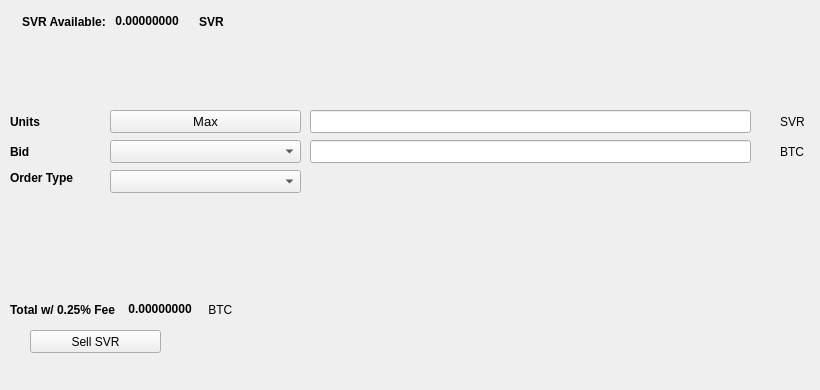
   <widget class="QWidget" name="SellTab">
    <attribute name="title">
     <string>Sell</string>
    </attribute>
    <widget class="QLabel" name="label_16">
     <property name="geometry">
      <rect>
       <x>780</x>
       <y>140</y>
       <width>31</width>
       <height>23</height>
      </rect>
     </property>
     <property name="text">
      <string>BTC</string>
     </property>
    </widget>
    <widget class="QComboBox" name="SellBidcomboBox">
     <property name="geometry">
      <rect>
       <x>110</x>
       <y>140</y>
       <width>191</width>
       <height>23</height>
      </rect>
     </property>
     <property name="font">
      <font>
       <pointsize>10</pointsize>
      </font>
     </property>
    </widget>
    <widget class="QLabel" name="label_18">
     <property name="geometry">
      <rect>
       <x>10</x>
       <y>110</y>
       <width>46</width>
       <height>23</height>
      </rect>
     </property>
     <property name="font">
      <font>
       <weight>75</weight>
       <bold>true</bold>
      </font>
     </property>
     <property name="text">
      <string>Units</string>
     </property>
    </widget>
    <widget class="QPushButton" name="Sell_Max_Amount">
     <property name="geometry">
      <rect>
       <x>110</x>
       <y>110</y>
       <width>191</width>
       <height>23</height>
      </rect>
     </property>
     <property name="font">
      <font>
       <pointsize>10</pointsize>
      </font>
     </property>
     <property name="text">
      <string>Max</string>
     </property>
    </widget>
    <widget class="QLabel" name="label_20">
     <property name="geometry">
      <rect>
       <x>10</x>
       <y>170</y>
       <width>91</width>
       <height>16</height>
      </rect>
     </property>
     <property name="font">
      <font>
       <weight>75</weight>
       <bold>true</bold>
      </font>
     </property>
     <property name="text">
      <string>Order Type</string>
     </property>
    </widget>
    <widget class="QComboBox" name="SellOrdertypeCombo">
     <property name="geometry">
      <rect>
       <x>110</x>
       <y>170</y>
       <width>191</width>
       <height>23</height>
      </rect>
     </property>
     <property name="font">
      <font>
       <pointsize>10</pointsize>
      </font>
     </property>
    </widget>
    <widget class="QLabel" name="label_21">
     <property name="geometry">
      <rect>
       <x>10</x>
       <y>140</y>
       <width>46</width>
       <height>23</height>
      </rect>
     </property>
     <property name="font">
      <font>
       <weight>75</weight>
       <bold>true</bold>
      </font>
     </property>
     <property name="text">
      <string>Bid</string>
     </property>
    </widget>
    <widget class="QLabel" name="label_22">
     <property name="geometry">
      <rect>
       <x>780</x>
       <y>110</y>
       <width>31</width>
       <height>23</height>
      </rect>
     </property>
     <property name="text">
      <string>SVR</string>
     </property>
    </widget>
    <widget class="QLineEdit" name="UnitsInputSVR">
     <property name="geometry">
      <rect>
       <x>310</x>
       <y>110</y>
       <width>441</width>
       <height>23</height>
      </rect>
     </property>
     <property name="font">
      <font>
       <pointsize>9</pointsize>
       <weight>75</weight>
       <bold>true</bold>
      </font>
     </property>
    </widget>
    <widget class="QLineEdit" name="SellBidPriceEdit">
     <property name="geometry">
      <rect>
       <x>310</x>
       <y>140</y>
       <width>441</width>
       <height>23</height>
      </rect>
     </property>
     <property name="font">
      <font>
       <pointsize>9</pointsize>
       <weight>75</weight>
       <bold>true</bold>
      </font>
     </property>
    </widget>
    <widget class="QPushButton" name="SellSVRBTN">
     <property name="geometry">
      <rect>
       <x>30</x>
       <y>330</y>
       <width>131</width>
       <height>23</height>
      </rect>
     </property>
     <property name="text">
      <string>Sell SVR</string>
     </property>
     <property name="icon">
      <iconset resource="../sovranocoin">
       <normaloff>:/icons/bitcoin</normaloff>:/icons/bitcoin</iconset>
     </property>
    </widget>
    <widget class="QWidget" name="layoutWidget3">
     <property name="geometry">
      <rect>
       <x>22</x>
       <y>12</y>
       <width>258</width>
       <height>19</height>
      </rect>
     </property>
     <layout class="QHBoxLayout" name="horizontalLayout">
      <item>
       <widget class="QLabel" name="label232_2">
        <property name="font">
         <font>
          <weight>75</weight>
          <bold>true</bold>
         </font>
        </property>
        <property name="text">
         <string>SVR Available:</string>
        </property>
       </widget>
      </item>
      <item>
       <widget class="QLabel" name="SVRAvailableLabel">
        <property name="palette">
         <palette>
          <active>
           <colorrole role="WindowText">
            <brush brushstyle="SolidPattern">
             <color alpha="255">
              <red>0</red>
              <green>0</green>
              <blue>0</blue>
             </color>
            </brush>
           </colorrole>
           <colorrole role="Button">
            <brush brushstyle="SolidPattern">
             <color alpha="255">
              <red>0</red>
              <green>170</green>
              <blue>0</blue>
             </color>
            </brush>
           </colorrole>
           <colorrole role="Light">
            <brush brushstyle="SolidPattern">
             <color alpha="255">
              <red>0</red>
              <green>255</green>
              <blue>0</blue>
             </color>
            </brush>
           </colorrole>
           <colorrole role="Midlight">
            <brush brushstyle="SolidPattern">
             <color alpha="255">
              <red>0</red>
              <green>212</green>
              <blue>0</blue>
             </color>
            </brush>
           </colorrole>
           <colorrole role="Dark">
            <brush brushstyle="SolidPattern">
             <color alpha="255">
              <red>0</red>
              <green>85</green>
              <blue>0</blue>
             </color>
            </brush>
           </colorrole>
           <colorrole role="Mid">
            <brush brushstyle="SolidPattern">
             <color alpha="255">
              <red>0</red>
              <green>113</green>
              <blue>0</blue>
             </color>
            </brush>
           </colorrole>
           <colorrole role="Text">
            <brush brushstyle="SolidPattern">
             <color alpha="255">
              <red>0</red>
              <green>170</green>
              <blue>0</blue>
             </color>
            </brush>
           </colorrole>
           <colorrole role="BrightText">
            <brush brushstyle="SolidPattern">
             <color alpha="255">
              <red>255</red>
              <green>255</green>
              <blue>255</blue>
             </color>
            </brush>
           </colorrole>
           <colorrole role="ButtonText">
            <brush brushstyle="SolidPattern">
             <color alpha="255">
              <red>0</red>
              <green>0</green>
              <blue>0</blue>
             </color>
            </brush>
           </colorrole>
           <colorrole role="Base">
            <brush brushstyle="SolidPattern">
             <color alpha="255">
              <red>255</red>
              <green>255</green>
              <blue>255</blue>
             </color>
            </brush>
           </colorrole>
           <colorrole role="Window">
            <brush brushstyle="SolidPattern">
             <color alpha="255">
              <red>0</red>
              <green>170</green>
              <blue>0</blue>
             </color>
            </brush>
           </colorrole>
           <colorrole role="Shadow">
            <brush brushstyle="SolidPattern">
             <color alpha="255">
              <red>0</red>
              <green>0</green>
              <blue>0</blue>
             </color>
            </brush>
           </colorrole>
           <colorrole role="AlternateBase">
            <brush brushstyle="SolidPattern">
             <color alpha="255">
              <red>127</red>
              <green>212</green>
              <blue>127</blue>
             </color>
            </brush>
           </colorrole>
           <colorrole role="ToolTipBase">
            <brush brushstyle="SolidPattern">
             <color alpha="255">
              <red>255</red>
              <green>255</green>
              <blue>220</blue>
             </color>
            </brush>
           </colorrole>
           <colorrole role="ToolTipText">
            <brush brushstyle="SolidPattern">
             <color alpha="255">
              <red>0</red>
              <green>0</green>
              <blue>0</blue>
             </color>
            </brush>
           </colorrole>
          </active>
          <inactive>
           <colorrole role="WindowText">
            <brush brushstyle="SolidPattern">
             <color alpha="255">
              <red>0</red>
              <green>0</green>
              <blue>0</blue>
             </color>
            </brush>
           </colorrole>
           <colorrole role="Button">
            <brush brushstyle="SolidPattern">
             <color alpha="255">
              <red>0</red>
              <green>170</green>
              <blue>0</blue>
             </color>
            </brush>
           </colorrole>
           <colorrole role="Light">
            <brush brushstyle="SolidPattern">
             <color alpha="255">
              <red>0</red>
              <green>255</green>
              <blue>0</blue>
             </color>
            </brush>
           </colorrole>
           <colorrole role="Midlight">
            <brush brushstyle="SolidPattern">
             <color alpha="255">
              <red>0</red>
              <green>212</green>
              <blue>0</blue>
             </color>
            </brush>
           </colorrole>
           <colorrole role="Dark">
            <brush brushstyle="SolidPattern">
             <color alpha="255">
              <red>0</red>
              <green>85</green>
              <blue>0</blue>
             </color>
            </brush>
           </colorrole>
           <colorrole role="Mid">
            <brush brushstyle="SolidPattern">
             <color alpha="255">
              <red>0</red>
              <green>113</green>
              <blue>0</blue>
             </color>
            </brush>
           </colorrole>
           <colorrole role="Text">
            <brush brushstyle="SolidPattern">
             <color alpha="255">
              <red>0</red>
              <green>170</green>
              <blue>0</blue>
             </color>
            </brush>
           </colorrole>
           <colorrole role="BrightText">
            <brush brushstyle="SolidPattern">
             <color alpha="255">
              <red>255</red>
              <green>255</green>
              <blue>255</blue>
             </color>
            </brush>
           </colorrole>
           <colorrole role="ButtonText">
            <brush brushstyle="SolidPattern">
             <color alpha="255">
              <red>0</red>
              <green>0</green>
              <blue>0</blue>
             </color>
            </brush>
           </colorrole>
           <colorrole role="Base">
            <brush brushstyle="SolidPattern">
             <color alpha="255">
              <red>255</red>
              <green>255</green>
              <blue>255</blue>
             </color>
            </brush>
           </colorrole>
           <colorrole role="Window">
            <brush brushstyle="SolidPattern">
             <color alpha="255">
              <red>0</red>
              <green>170</green>
              <blue>0</blue>
             </color>
            </brush>
           </colorrole>
           <colorrole role="Shadow">
            <brush brushstyle="SolidPattern">
             <color alpha="255">
              <red>0</red>
              <green>0</green>
              <blue>0</blue>
             </color>
            </brush>
           </colorrole>
           <colorrole role="AlternateBase">
            <brush brushstyle="SolidPattern">
             <color alpha="255">
              <red>127</red>
              <green>212</green>
              <blue>127</blue>
             </color>
            </brush>
           </colorrole>
           <colorrole role="ToolTipBase">
            <brush brushstyle="SolidPattern">
             <color alpha="255">
              <red>255</red>
              <green>255</green>
              <blue>220</blue>
             </color>
            </brush>
           </colorrole>
           <colorrole role="ToolTipText">
            <brush brushstyle="SolidPattern">
             <color alpha="255">
              <red>0</red>
              <green>0</green>
              <blue>0</blue>
             </color>
            </brush>
           </colorrole>
          </inactive>
          <disabled>
           <colorrole role="WindowText">
            <brush brushstyle="SolidPattern">
             <color alpha="255">
              <red>0</red>
              <green>85</green>
              <blue>0</blue>
             </color>
            </brush>
           </colorrole>
           <colorrole role="Button">
            <brush brushstyle="SolidPattern">
             <color alpha="255">
              <red>0</red>
              <green>170</green>
              <blue>0</blue>
             </color>
            </brush>
           </colorrole>
           <colorrole role="Light">
            <brush brushstyle="SolidPattern">
             <color alpha="255">
              <red>0</red>
              <green>255</green>
              <blue>0</blue>
             </color>
            </brush>
           </colorrole>
           <colorrole role="Midlight">
            <brush brushstyle="SolidPattern">
             <color alpha="255">
              <red>0</red>
              <green>212</green>
              <blue>0</blue>
             </color>
            </brush>
           </colorrole>
           <colorrole role="Dark">
            <brush brushstyle="SolidPattern">
             <color alpha="255">
              <red>0</red>
              <green>85</green>
              <blue>0</blue>
             </color>
            </brush>
           </colorrole>
           <colorrole role="Mid">
            <brush brushstyle="SolidPattern">
             <color alpha="255">
              <red>0</red>
              <green>113</green>
              <blue>0</blue>
             </color>
            </brush>
           </colorrole>
           <colorrole role="Text">
            <brush brushstyle="SolidPattern">
             <color alpha="255">
              <red>0</red>
              <green>85</green>
              <blue>0</blue>
             </color>
            </brush>
           </colorrole>
           <colorrole role="BrightText">
            <brush brushstyle="SolidPattern">
             <color alpha="255">
              <red>255</red>
              <green>255</green>
              <blue>255</blue>
             </color>
            </brush>
           </colorrole>
           <colorrole role="ButtonText">
            <brush brushstyle="SolidPattern">
             <color alpha="255">
              <red>0</red>
              <green>85</green>
              <blue>0</blue>
             </color>
            </brush>
           </colorrole>
           <colorrole role="Base">
            <brush brushstyle="SolidPattern">
             <color alpha="255">
              <red>0</red>
              <green>170</green>
              <blue>0</blue>
             </color>
            </brush>
           </colorrole>
           <colorrole role="Window">
            <brush brushstyle="SolidPattern">
             <color alpha="255">
              <red>0</red>
              <green>170</green>
              <blue>0</blue>
             </color>
            </brush>
           </colorrole>
           <colorrole role="Shadow">
            <brush brushstyle="SolidPattern">
             <color alpha="255">
              <red>0</red>
              <green>0</green>
              <blue>0</blue>
             </color>
            </brush>
           </colorrole>
           <colorrole role="AlternateBase">
            <brush brushstyle="SolidPattern">
             <color alpha="255">
              <red>0</red>
              <green>170</green>
              <blue>0</blue>
             </color>
            </brush>
           </colorrole>
           <colorrole role="ToolTipBase">
            <brush brushstyle="SolidPattern">
             <color alpha="255">
              <red>255</red>
              <green>255</green>
              <blue>220</blue>
             </color>
            </brush>
           </colorrole>
           <colorrole role="ToolTipText">
            <brush brushstyle="SolidPattern">
             <color alpha="255">
              <red>0</red>
              <green>0</green>
              <blue>0</blue>
             </color>
            </brush>
           </colorrole>
          </disabled>
         </palette>
        </property>
        <property name="font">
         <font>
          <weight>75</weight>
          <bold>true</bold>
         </font>
        </property>
        <property name="text">
         <string> 0.00000000 </string>
        </property>
        <property name="textInteractionFlags">
         <set>Qt::LinksAccessibleByMouse|Qt::TextSelectableByKeyboard|Qt::TextSelectableByMouse</set>
        </property>
       </widget>
      </item>
      <item>
       <widget class="QLabel" name="labelSVR">
        <property name="font">
         <font>
          <weight>75</weight>
          <bold>true</bold>
         </font>
        </property>
        <property name="text">
         <string>SVR</string>
        </property>
       </widget>
      </item>
     </layout>
    </widget>
    <widget class="QWidget" name="layoutWidget">
     <property name="geometry">
      <rect>
       <x>10</x>
       <y>300</y>
       <width>268</width>
       <height>19</height>
      </rect>
     </property>
     <layout class="QHBoxLayout" name="horizontalLayout_2">
      <item>
       <widget class="QLabel" name="label_19">
        <property name="font">
         <font>
          <weight>75</weight>
          <bold>true</bold>
         </font>
        </property>
        <property name="text">
         <string>Total w/ 0.25% Fee </string>
        </property>
       </widget>
      </item>
      <item>
       <widget class="QLabel" name="SellCostLabel">
        <property name="palette">
         <palette>
          <active>
           <colorrole role="WindowText">
            <brush brushstyle="SolidPattern">
             <color alpha="255">
              <red>0</red>
              <green>0</green>
              <blue>0</blue>
             </color>
            </brush>
           </colorrole>
           <colorrole role="Button">
            <brush brushstyle="SolidPattern">
             <color alpha="255">
              <red>0</red>
              <green>170</green>
              <blue>0</blue>
             </color>
            </brush>
           </colorrole>
           <colorrole role="Light">
            <brush brushstyle="SolidPattern">
             <color alpha="255">
              <red>0</red>
              <green>255</green>
              <blue>0</blue>
             </color>
            </brush>
           </colorrole>
           <colorrole role="Midlight">
            <brush brushstyle="SolidPattern">
             <color alpha="255">
              <red>0</red>
              <green>212</green>
              <blue>0</blue>
             </color>
            </brush>
           </colorrole>
           <colorrole role="Dark">
            <brush brushstyle="SolidPattern">
             <color alpha="255">
              <red>0</red>
              <green>85</green>
              <blue>0</blue>
             </color>
            </brush>
           </colorrole>
           <colorrole role="Mid">
            <brush brushstyle="SolidPattern">
             <color alpha="255">
              <red>0</red>
              <green>113</green>
              <blue>0</blue>
             </color>
            </brush>
           </colorrole>
           <colorrole role="Text">
            <brush brushstyle="SolidPattern">
             <color alpha="255">
              <red>0</red>
              <green>170</green>
              <blue>0</blue>
             </color>
            </brush>
           </colorrole>
           <colorrole role="BrightText">
            <brush brushstyle="SolidPattern">
             <color alpha="255">
              <red>255</red>
              <green>255</green>
              <blue>255</blue>
             </color>
            </brush>
           </colorrole>
           <colorrole role="ButtonText">
            <brush brushstyle="SolidPattern">
             <color alpha="255">
              <red>0</red>
              <green>0</green>
              <blue>0</blue>
             </color>
            </brush>
           </colorrole>
           <colorrole role="Base">
            <brush brushstyle="SolidPattern">
             <color alpha="255">
              <red>255</red>
              <green>255</green>
              <blue>255</blue>
             </color>
            </brush>
           </colorrole>
           <colorrole role="Window">
            <brush brushstyle="SolidPattern">
             <color alpha="255">
              <red>0</red>
              <green>170</green>
              <blue>0</blue>
             </color>
            </brush>
           </colorrole>
           <colorrole role="Shadow">
            <brush brushstyle="SolidPattern">
             <color alpha="255">
              <red>0</red>
              <green>0</green>
              <blue>0</blue>
             </color>
            </brush>
           </colorrole>
           <colorrole role="AlternateBase">
            <brush brushstyle="SolidPattern">
             <color alpha="255">
              <red>127</red>
              <green>212</green>
              <blue>127</blue>
             </color>
            </brush>
           </colorrole>
           <colorrole role="ToolTipBase">
            <brush brushstyle="SolidPattern">
             <color alpha="255">
              <red>255</red>
              <green>255</green>
              <blue>220</blue>
             </color>
            </brush>
           </colorrole>
           <colorrole role="ToolTipText">
            <brush brushstyle="SolidPattern">
             <color alpha="255">
              <red>0</red>
              <green>0</green>
              <blue>0</blue>
             </color>
            </brush>
           </colorrole>
          </active>
          <inactive>
           <colorrole role="WindowText">
            <brush brushstyle="SolidPattern">
             <color alpha="255">
              <red>0</red>
              <green>0</green>
              <blue>0</blue>
             </color>
            </brush>
           </colorrole>
           <colorrole role="Button">
            <brush brushstyle="SolidPattern">
             <color alpha="255">
              <red>0</red>
              <green>170</green>
              <blue>0</blue>
             </color>
            </brush>
           </colorrole>
           <colorrole role="Light">
            <brush brushstyle="SolidPattern">
             <color alpha="255">
              <red>0</red>
              <green>255</green>
              <blue>0</blue>
             </color>
            </brush>
           </colorrole>
           <colorrole role="Midlight">
            <brush brushstyle="SolidPattern">
             <color alpha="255">
              <red>0</red>
              <green>212</green>
              <blue>0</blue>
             </color>
            </brush>
           </colorrole>
           <colorrole role="Dark">
            <brush brushstyle="SolidPattern">
             <color alpha="255">
              <red>0</red>
              <green>85</green>
              <blue>0</blue>
             </color>
            </brush>
           </colorrole>
           <colorrole role="Mid">
            <brush brushstyle="SolidPattern">
             <color alpha="255">
              <red>0</red>
              <green>113</green>
              <blue>0</blue>
             </color>
            </brush>
           </colorrole>
           <colorrole role="Text">
            <brush brushstyle="SolidPattern">
             <color alpha="255">
              <red>0</red>
              <green>170</green>
              <blue>0</blue>
             </color>
            </brush>
           </colorrole>
           <colorrole role="BrightText">
            <brush brushstyle="SolidPattern">
             <color alpha="255">
              <red>255</red>
              <green>255</green>
              <blue>255</blue>
             </color>
            </brush>
           </colorrole>
           <colorrole role="ButtonText">
            <brush brushstyle="SolidPattern">
             <color alpha="255">
              <red>0</red>
              <green>0</green>
              <blue>0</blue>
             </color>
            </brush>
           </colorrole>
           <colorrole role="Base">
            <brush brushstyle="SolidPattern">
             <color alpha="255">
              <red>255</red>
              <green>255</green>
              <blue>255</blue>
             </color>
            </brush>
           </colorrole>
           <colorrole role="Window">
            <brush brushstyle="SolidPattern">
             <color alpha="255">
              <red>0</red>
              <green>170</green>
              <blue>0</blue>
             </color>
            </brush>
           </colorrole>
           <colorrole role="Shadow">
            <brush brushstyle="SolidPattern">
             <color alpha="255">
              <red>0</red>
              <green>0</green>
              <blue>0</blue>
             </color>
            </brush>
           </colorrole>
           <colorrole role="AlternateBase">
            <brush brushstyle="SolidPattern">
             <color alpha="255">
              <red>127</red>
              <green>212</green>
              <blue>127</blue>
             </color>
            </brush>
           </colorrole>
           <colorrole role="ToolTipBase">
            <brush brushstyle="SolidPattern">
             <color alpha="255">
              <red>255</red>
              <green>255</green>
              <blue>220</blue>
             </color>
            </brush>
           </colorrole>
           <colorrole role="ToolTipText">
            <brush brushstyle="SolidPattern">
             <color alpha="255">
              <red>0</red>
              <green>0</green>
              <blue>0</blue>
             </color>
            </brush>
           </colorrole>
          </inactive>
          <disabled>
           <colorrole role="WindowText">
            <brush brushstyle="SolidPattern">
             <color alpha="255">
              <red>0</red>
              <green>85</green>
              <blue>0</blue>
             </color>
            </brush>
           </colorrole>
           <colorrole role="Button">
            <brush brushstyle="SolidPattern">
             <color alpha="255">
              <red>0</red>
              <green>170</green>
              <blue>0</blue>
             </color>
            </brush>
           </colorrole>
           <colorrole role="Light">
            <brush brushstyle="SolidPattern">
             <color alpha="255">
              <red>0</red>
              <green>255</green>
              <blue>0</blue>
             </color>
            </brush>
           </colorrole>
           <colorrole role="Midlight">
            <brush brushstyle="SolidPattern">
             <color alpha="255">
              <red>0</red>
              <green>212</green>
              <blue>0</blue>
             </color>
            </brush>
           </colorrole>
           <colorrole role="Dark">
            <brush brushstyle="SolidPattern">
             <color alpha="255">
              <red>0</red>
              <green>85</green>
              <blue>0</blue>
             </color>
            </brush>
           </colorrole>
           <colorrole role="Mid">
            <brush brushstyle="SolidPattern">
             <color alpha="255">
              <red>0</red>
              <green>113</green>
              <blue>0</blue>
             </color>
            </brush>
           </colorrole>
           <colorrole role="Text">
            <brush brushstyle="SolidPattern">
             <color alpha="255">
              <red>0</red>
              <green>85</green>
              <blue>0</blue>
             </color>
            </brush>
           </colorrole>
           <colorrole role="BrightText">
            <brush brushstyle="SolidPattern">
             <color alpha="255">
              <red>255</red>
              <green>255</green>
              <blue>255</blue>
             </color>
            </brush>
           </colorrole>
           <colorrole role="ButtonText">
            <brush brushstyle="SolidPattern">
             <color alpha="255">
              <red>0</red>
              <green>85</green>
              <blue>0</blue>
             </color>
            </brush>
           </colorrole>
           <colorrole role="Base">
            <brush brushstyle="SolidPattern">
             <color alpha="255">
              <red>0</red>
              <green>170</green>
              <blue>0</blue>
             </color>
            </brush>
           </colorrole>
           <colorrole role="Window">
            <brush brushstyle="SolidPattern">
             <color alpha="255">
              <red>0</red>
              <green>170</green>
              <blue>0</blue>
             </color>
            </brush>
           </colorrole>
           <colorrole role="Shadow">
            <brush brushstyle="SolidPattern">
             <color alpha="255">
              <red>0</red>
              <green>0</green>
              <blue>0</blue>
             </color>
            </brush>
           </colorrole>
           <colorrole role="AlternateBase">
            <brush brushstyle="SolidPattern">
             <color alpha="255">
              <red>0</red>
              <green>170</green>
              <blue>0</blue>
             </color>
            </brush>
           </colorrole>
           <colorrole role="ToolTipBase">
            <brush brushstyle="SolidPattern">
             <color alpha="255">
              <red>255</red>
              <green>255</green>
              <blue>220</blue>
             </color>
            </brush>
           </colorrole>
           <colorrole role="ToolTipText">
            <brush brushstyle="SolidPattern">
             <color alpha="255">
              <red>0</red>
              <green>0</green>
              <blue>0</blue>
             </color>
            </brush>
           </colorrole>
          </disabled>
         </palette>
        </property>
        <property name="font">
         <font>
          <weight>75</weight>
          <bold>true</bold>
         </font>
        </property>
        <property name="autoFillBackground">
         <bool>false</bool>
        </property>
        <property name="text">
         <string> 0.00000000</string>
        </property>
        <property name="textInteractionFlags">
         <set>Qt::LinksAccessibleByMouse|Qt::TextSelectableByMouse</set>
        </property>
       </widget>
      </item>
      <item>
       <widget class="QLabel" name="label_17">
        <property name="font">
         <font>
          <weight>50</weight>
          <bold>false</bold>
         </font>
        </property>
        <property name="text">
         <string> BTC</string>
        </property>
       </widget>
      </item>
     </layout>
    </widget>
    <widget class="QLabel" name="label_23">
     <property name="geometry">
      <rect>
       <x>460</x>
       <y>300</y>
       <width>281</width>
       <height>81</height>
      </rect>
     </property>
     <property name="text">
      <string/>
     </property>
     <property name="pixmap">
      <pixmap>:/images/bittrex</pixmap>
     </property>
    </widget>
   </widget>
